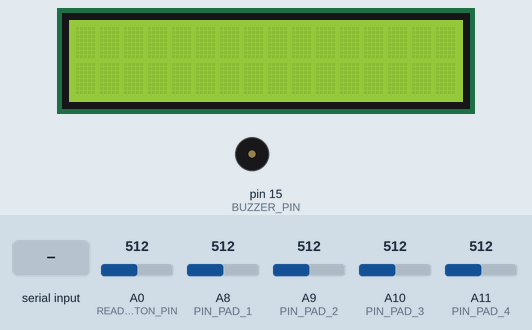
Recording of a sketch running on a simulated Arduino Mega 2560, built with avr-gcc and run on an emulated ATmega2560. Parts: 16×2 character LCD, buzzer (waves = sounding). The inputs (shaded band) are chosen by the test bench; at power-on: A0 (READ_BUTTON_PIN) = 512, A8 (PIN_PAD_1) = 512, A9 (PIN_PAD_2) = 512, A10 (PIN_PAD_3) = 512, A11 (PIN_PAD_4) = 512. Random numbers use the default seed unless the sketch sets one; what the sketch prints to the serial monitor is not drawn.

Above: at 1.2 s.
1.3 s: "exit\n" received over Serial
At 3.0 s:
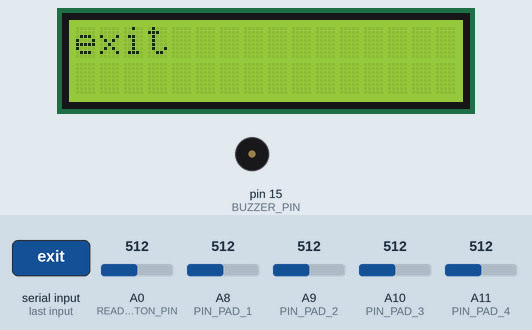
3.9 s: "start\n" received over Serial
At 5.4 s:
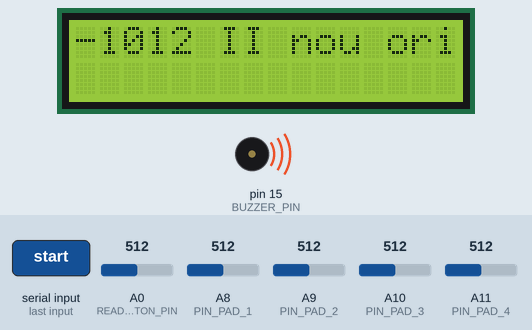
At 10.1 s:
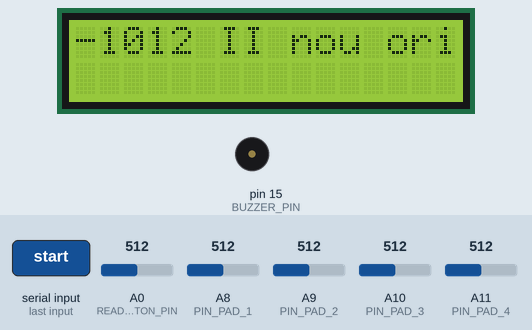
Timing chart, 0 to 11.6 s (numbered marks = the images above; inputs shaded):
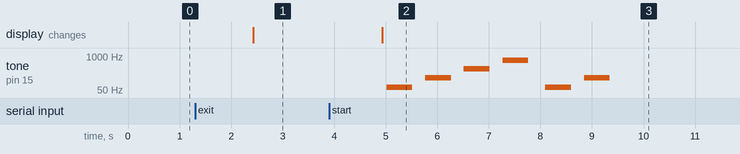

Measured:
- after the input at 1.3 s, the display: changes after 1.1 s (image 1)
- after the input at 3.9 s, tone on pin 15 (BUZZER_PIN): plays 65 Hz for 0.50 s, 147 Hz for 0.50 s, 330 Hz for 0.50 s, 698 Hz for 0.50 s, 65 Hz for 0.50 s, 147 Hz for 0.50 s, starting after 1.1 s; the display: first changes after 1.0 s (image 2 shows a later state)

The sketch:

controllerGame.ino
```cpp
#include <LiquidCrystal.h>
#include <Vector.h>
#include "pitches.h"

/************************Reusable Code*****************************************/
#define NUMBER_OF_PADS 4
#define NUMBER_OF_LEVELS 9
#define READ_BUTTON_PIN 0
#define DEBOUNCE_BUTTON_THRESHOLD 150
#define BUZZER_PIN 15
#define PAUSE_TONE 500
#define PAUSE_NO_TONE 250

//void(* resetFunc) (void) = 0;

enum ButtonPressedType {RIGHT, UP, DOWN, LEFT, SELECT, PASS};

class ButtonHandler {
  private:
    void (*functions[6])();

    int readValue() {
      int value = analogRead(READ_BUTTON_PIN);

      if (value < 650) {
        delay(DEBOUNCE_BUTTON_THRESHOLD);
        value = analogRead(READ_BUTTON_PIN);
      }

      return value;
    }

    ButtonPressedType getPressedButton() {
      int value = readValue();

      if (value < 10) {
        return RIGHT;
      } else if (value < 110) {
        return UP;
      } else if (value < 260) {
        return DOWN;
      } else if (value < 420) {
        return LEFT;
      } else if (value < 650) {
        return SELECT;
      } else return PASS;
    }


  public:
    ButtonHandler() {
      for (int i = 0; i < 6; i++) {
        functions[i] = NULL;
      }
    }

    void addAction(void (*f)(), ButtonPressedType type) {
      functions[type] = f;
    }

    void handleAction() {
      ButtonPressedType type = getPressedButton();
      if (functions[type] != NULL)
        functions[type]();
    }
};

#define PIN_PAD_1 A8
#define PIN_PAD_2 A9
#define PIN_PAD_3 A10
#define PIN_PAD_4 A11
#define PAD_THRESHOLD 20

class PadHandler {
  private:
    void (*functions[4])();
    int readValue(int pinPad) {
      int value = analogRead(pinPad);
      if (value > 30) {
        delay(PAD_THRESHOLD);
      } else return 0;

      return value;
    }

  public:
    PadHandler() {
      for (int i = 0; i < 4; i++)
        functions[i] = NULL;
    }

    void addAction(void (*f)(), int padNumber) {
      functions[padNumber] = f;
    }

    void handleAction() {
      int valuePad1 = readValue(PIN_PAD_1);
      int valuePad2 = readValue(PIN_PAD_2);
      int valuePad3 = readValue(PIN_PAD_3);
      int valuePad4 = readValue(PIN_PAD_4);
      if (valuePad1 != 0) functions[0]();
      if (valuePad2 != 0) functions[1]();
      if (valuePad3 != 0) functions[2]();
      if (valuePad4 != 0) functions[3]();
    }
};

/********************Reusable Code********************************************/
const int freq[] = {NOTE_C2, NOTE_D3, NOTE_E4, NOTE_F5};

class Level {
  private:
    int n, currentSize;
    int correctResponse[13];
    int currentResponse[13];
    int match, order;

  public:
    Level() {
    }

    Level(int ordine, int n) {
      this->n = n;
      this->currentSize = 0;
      //      const int freq[] = {NOTE_C2, NOTE_D3, NOTE_E4, NOTE_F5};
      match = 0;
      this->order = ordine;
      for (int i = 0; i < n; i++) {
        this->correctResponse[i] = freq[random(NUMBER_OF_PADS)];
      }
    }

    int getOrder() {
      return this->order;
    }

    void add(int freq) {
      this->currentResponse[currentSize++] = freq;
    }

    void startLevel() {
      currentSize = 0;
    }

    void stopLevel() {
      int newMatch = 0;
      for (int i = 0; i < n; i++) {
        if (correctResponse[i] == currentResponse[i]) {
          newMatch++;
        }
      }

      if (newMatch > match) match = newMatch;
    }

    int getCurrentLevelSize() {
      return currentSize;
    }

    int getFreq(int i) {
      return correctResponse[i];
    }

    bool isFinished() {
      return getCurrentLevelSize() == getLevelSize();
    }

    String sendFreq(int i) {
      return String(getIndexOfNote(correctResponse[i])) + ":" + String(correctResponse[i]);
    }

    int getIndexOfNote(int note) {

      for (int i = 0; i < NUMBER_OF_PADS; i++) {
        if (freq[i] == note) return i;
      }

      return -1;
    }

    int getLevelSize() {
      return n;
    }

    String getLevelInfo() {
      return String(order) + ":" + String(match) + "/" + String(getLevelSize()) + ";";
    }

    String getOnlyLevelStatus() {
      return String(match) + "/" + String(getLevelSize());
    }
};


ButtonHandler buttonHandler;
PadHandler padHandler;
LiquidCrystal lcd(8, 9, 4, 5, 6, 7);

Level levels[NUMBER_OF_LEVELS] = {
  Level(0, 4),
  Level(1, 5),
  Level(2, 6),
  Level(3, 7),
  Level(4, 8),
  Level(5, 9),
  Level(6, 10),
  Level(7, 11),
  Level(8, 12)
};

/***************************Game State****************************************/
enum GameState {START, LEVELS, GAME_LISTEN, GAME_ME, RESTART};

Level currentLevel;
int currentLevelIndex;

GameState currentState = START;
/***************************Game State****************************************/

void setup() {
  lcd.begin(2, 16);

  Serial.begin(9600);

  initButtonsAction();
  initPadAction();
}

void loop() {
  if (currentState == START || currentState == LEVELS || currentState == RESTART) {
    buttonHandler.handleAction();
  } else if (currentState == GAME_LISTEN) {
    sendMusic();
    currentState = GAME_ME;
  } else if (currentState == GAME_ME) {
    padHandler.handleAction();
    if (levels[currentLevelIndex].isFinished()) {
      levels[currentLevelIndex].stopLevel();

      lcd.setCursor(0, 0);
      lcd.print(levels[currentLevelIndex].getOnlyLevelStatus());
      //send info to pc
      Serial.write("s:s");

      currentState = RESTART;
      delay(200);
      Serial.write(levels[currentLevelIndex].getLevelInfo().c_str());
      Serial.write('\n');
    }
  }
}

void sendMusic() {
  lcd.setCursor(0, 0);
  lcd.print(levels[currentLevelIndex].getLevelSize());
  for (int i = 0; i < levels[currentLevelIndex].getLevelSize(); i++) {
    Serial.write(levels[currentLevelIndex].sendFreq(i).c_str());
    sound(levels[currentLevelIndex].getFreq(i));
  }
}

void serialEvent() {
  if (Serial.available()) {
    if (currentState == START) {
      String str = Serial.readString();
      lcd.print(str);
      if (str.equals("exit")) {
        Serial.write("exit");
//        resetFunc();
      } else {
        sendLevles();
        currentState = LEVELS;
      }
    } else if (currentState == LEVELS) {
      String level = Serial.readString();
      lcd.clear();
      lcd.print(level);
      currentLevelIndex = getLevel(level);
      levels[currentLevelIndex].startLevel();
//      lcd.print(currentLevel.getOnlyLevelStatus());
      currentState = GAME_LISTEN;
    } else if (currentState == RESTART) {
      String startOrLevel = Serial.readString();
      lcd.print(startOrLevel);
      if (startOrLevel.equals("start")) {
        currentState = START;
      } else {
        currentState = LEVELS;
        sendLevles();
      }
    }
  }
}

int getLevel(String level) {
  level.trim();
  for (int i = 0; i < NUMBER_OF_LEVELS; i++) {
    if (String(i).equals(level))
      return i;
  }
  lcd.print("II nou oricum");
  return -1;
}

void sendLevles() {
  String str = "";
  for (int i = 0; i < NUMBER_OF_LEVELS; i++) {
    str = str + levels[i].getLevelInfo();
  }
  str = str + "\n";
  Serial.write(str.c_str());
}

//send actions to PC
void initButtonsAction() {
  buttonHandler.addAction(left, LEFT);
  buttonHandler.addAction(right, RIGHT);
  buttonHandler.addAction(down, DOWN);
  buttonHandler.addAction(up, UP);
  buttonHandler.addAction(select, SELECT);
}

void initPadAction() {
  padHandler.addAction(pad1, 0);
  padHandler.addAction(pad2, 1);
  padHandler.addAction(pad3, 2);
  padHandler.addAction(pad4, 3);
}

//button handlers
void left() {
  Serial.write(LEFT);
}

void right() {
  Serial.write(RIGHT);
}

void up() {
  Serial.write(UP);
}

void down() {
  Serial.write(DOWN);
}

void select() {
  Serial.write(SELECT);
}

//pad hanlders
void sound(int freq) {
  tone(BUZZER_PIN, freq);
  delay(PAUSE_TONE);
  noTone(BUZZER_PIN);
  delay(PAUSE_NO_TONE);
}

void pad1() {
  Serial.print("0:" + String(freq[0]));
  sound(freq[0]);
  levels[currentLevelIndex].add(freq[0]);
}

void pad2() {
  Serial.print("1:" + String(freq[1]));
  sound(freq[1]);
  levels[currentLevelIndex].add(freq[1]);
}

void pad3() {
  Serial.print("2:" + String(freq[2]));
  sound(freq[2]);
  levels[currentLevelIndex].add(freq[2]);
}

void pad4() {
   Serial.print("3:" + String(freq[3]));
   sound(freq[3]);
   levels[currentLevelIndex].add(freq[3]);
}
```

pitches.h
```cpp
#define NOTE_B0 31
#define NOTE_C1 33
#define NOTE_CS1 35
#define NOTE_D1 37
#define NOTE_DS1 39
#define NOTE_E1 41
#define NOTE_F1 44
#define NOTE_FS1 46
#define NOTE_G1 49
#define NOTE_GS1 52
#define NOTE_A1 55
#define NOTE_AS1 58
#define NOTE_B1 62
#define NOTE_C2 65
#define NOTE_CS2 69
#define NOTE_D2 73
#define NOTE_DS2 78
#define NOTE_E2 82
#define NOTE_F2 87
#define NOTE_FS2 93
#define NOTE_G2 98
#define NOTE_GS2 104
#define NOTE_A2 110
#define NOTE_AS2 117
#define NOTE_B2 123
#define NOTE_C3 131
#define NOTE_CS3 139
#define NOTE_D3 147
#define NOTE_DS3 156
#define NOTE_E3 165
#define NOTE_F3 175
#define NOTE_FS3 185
#define NOTE_G3 196
#define NOTE_GS3 208
#define NOTE_A3 220
#define NOTE_AS3 233
#define NOTE_B3 247
#define NOTE_C4 262
#define NOTE_CS4 277
#define NOTE_D4 294
#define NOTE_DS4 311
#define NOTE_E4 330
#define NOTE_F4 349
#define NOTE_FS4 370
#define NOTE_G4 392
#define NOTE_GS4 415
#define NOTE_A4 440
#define NOTE_AS4 466
#define NOTE_B4 494
#define NOTE_C5 523
#define NOTE_CS5 554
#define NOTE_D5 587
#define NOTE_DS5 622
#define NOTE_E5 659
#define NOTE_F5 698
#define NOTE_FS5 740
#define NOTE_G5 784
#define NOTE_GS5 831
#define NOTE_A5 880
#define NOTE_AS5 932
#define NOTE_B5 988
#define NOTE_C6 1047
#define NOTE_CS6 1109
#define NOTE_D6 1175
#define NOTE_DS6 1245
#define NOTE_E6 1319
#define NOTE_F6 1397
#define NOTE_FS6 1480
#define NOTE_G6 1568
#define NOTE_GS6 1661
#define NOTE_A6 1760
#define NOTE_AS6 1865
#define NOTE_B6 1976
#define NOTE_C7 2093
#define NOTE_CS7 2217
#define NOTE_D7 2349
#define NOTE_DS7 2489
#define NOTE_E7 2637
#define NOTE_F7 2794
#define NOTE_FS7 2960
#define NOTE_G7 3136
#define NOTE_GS7 3322
#define NOTE_A7 3520
#define NOTE_AS7 3729
#define NOTE_B7 3951
#define NOTE_C8 4186
#define NOTE_CS8 4435
#define NOTE_D8 4699
#define NOTE_DS8 4978
```
